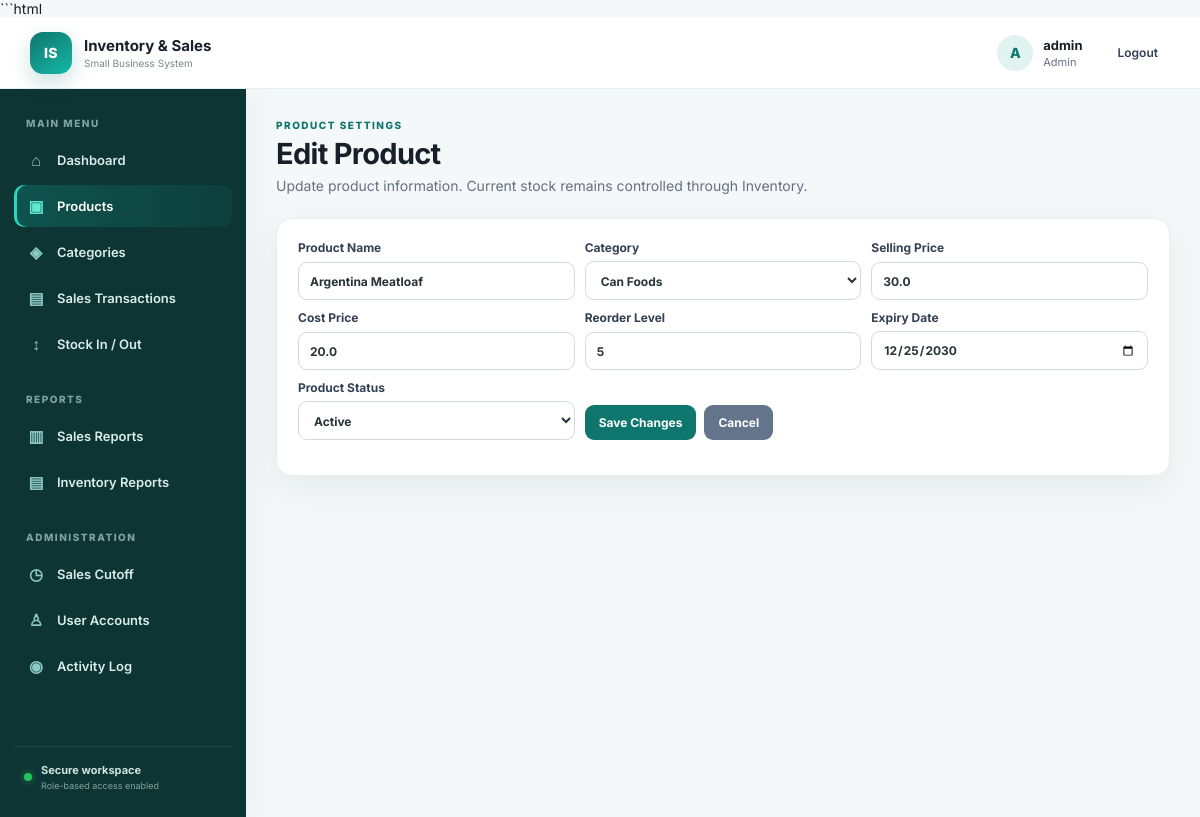
Screenshot of /products/edit/13 (signed in) with the database file from the repository.
### tables this page shows
CREATE TABLE products (id INTEGER PRIMARY KEY AUTOINCREMENT, name TEXT NOT NULL, category_id INTEGER, price REAL NOT NULL DEFAULT 0, cost REAL NOT NULL DEFAULT 0, stock INTEGER NOT NULL DEFAULT 0, reorder_level INTEGER NOT NULL DEFAULT 5, expiry_date text, active integer not null default 1, FOREIGN KEY(category_id) REFERENCES categories(id) ON DELETE SET NULL);

CREATE TABLE categories (id INTEGER PRIMARY KEY AUTOINCREMENT, name TEXT UNIQUE NOT NULL);

### app.py (the view, shortened to what this page needs)
@app.route("/products/edit/<int:product_id>", methods=["GET", "POST"])
@login_required
@admin_required
def edit_product(product_id):
    conn = db()
    product = conn.execute("SELECT * FROM products WHERE id=?", (product_id,)).fetchone()
    if not product:
        conn.close()
        flash("Product not found.", "error")
        return redirect(url_for("products"))
    categories = conn.execute("SELECT * FROM categories ORDER BY name").fetchall()
    conn.close()
    return render_template("product_edit.html", product=product, categories=categories)

### app.py (called while the page is built)
def db():
    conn = sqlite3.connect(DB)
    conn.row_factory = sqlite3.Row
    conn.execute("PRAGMA foreign_keys = ON")
    return conn

def login_required(f):
    @wraps(f)
    def wrapped(*args, **kwargs):
        if "user_id" not in session:
            return redirect(url_for("login"))
        return f(*args, **kwargs)
    return wrapped

def admin_required(f):
    @wraps(f)
    def wrapped(*args, **kwargs):
        if session.get("role") != "Admin":
            flash("Admin access required.", "error")
            return redirect(url_for("dashboard"))
        return f(*args, **kwargs)
    return wrapped

### templates/product_edit.html (shortened to what this page needs)
{% extends "base.html" %}
{% block content %}
<div class="page-head">
    <div>
        <span class="eyebrow">PRODUCT SETTINGS</span>
        <h1>Edit Product</h1>
        <p class="muted">
            Update product information. Current stock remains controlled through Inventory.
        </p>
    </div>
</div>
<div class="panel">
    <form method="post" class="formgrid edit-form">
        <label>
            Product Name
            <input
                name="name"
                value="{{ product.name }}"
                required
            >
        </label>
        <label>
            Category
            <select name="category_id">
                {% for c in categories %}
                    <option
                        value="{{ c.id }}"
                        {% if product.category_id == c.id %}
                            selected
                        {% endif %}
                    >
                        {{ c.name }}
                    </option>
                {% endfor %}
            </select>
        </label>
        <label>
            Selling Price
            <input
                type="number"
                step="0.01"
                min="0"
                name="price"
                value="{{ product.price }}"
                required
            >
        </label>
        <label>
            Cost Price
            <input
                type="number"
                step="0.01"
                min="0"
                name="cost"
                value="{{ product.cost }}"
                required
            >
        </label>
        <label>
            Reorder Level
            <input
                type="number"
                min="0"
                name="reorder_level"
                value="{{ product.reorder_level }}"
                required
            >
        </label>
        <label>
            Expiry Date
            <input
                type="date"
                name="expiry_date"
                value="{{ product.expiry_date or '' }}"
            >
        </label>
        <label>
            Product Status
            <select name="active">
                <option
                    value="1"
                    {% if product.active %}
                        selected
                    {% endif %}
                >
                    Active
                </option>
            </select>
        </label>
        <div class="form-actions">
            <button type="submit">
                Save Changes
            </button>
            <a
                class="btnlink secondary"
                href="{{ url_for('products') }}"
            >
                Cancel
            </a>
        </div>
    </form>
</div>
{% endblock %}

### static/css/style.css (style rules this page uses)
:root { --teal:#0f766e; --teal2:#0d9488; --deep:#0b3b38; --ink:#17202a; --muted:#667085; --line:#e7eeee; --bg:#f5f8f8; --white:#fff; --danger:#b42318; --shadow:0 12px 35px rgba(16,55,52,.07); }
* { box-sizing:border-box; }
html { scroll-behavior:smooth; }
body { margin:0; font-family:Inter,Segoe UI,Arial,sans-serif; background:var(--bg); color:var(--ink); font-size:14px; }
.eyebrow { display:inline-block; color:var(--teal); font-size:10px; font-weight:800; letter-spacing:1.5px; }
.page-head { display:flex; justify-content:space-between; align-items:end; margin-bottom:24px; }
.page-head h1 { font-size:29px; margin:5px 0 6px; letter-spacing:-.7px; }
.page-head p { margin:0; color:var(--muted); }
.panel { background:white; border:1px solid var(--line); border-radius:16px; padding:21px; box-shadow:var(--shadow); margin-bottom:18px; }
.btnlink,button { font:inherit; cursor:pointer; }
.btnlink,button { background:var(--teal); color:white; border:0; text-decoration:none; padding:10px 14px; border-radius:9px; font-weight:700; font-size:12px; }
.secondary { background:#64748b!important; }
.formgrid { display:grid; grid-template-columns:repeat(5,1fr); gap:10px; }
input,select { font:inherit; padding:10px 11px; border:1px solid #d2dada; border-radius:9px; background:#fff; color:#27343a; outline:none; }
.muted { color:var(--muted); }
.edit-form { grid-template-columns:repeat(3,1fr); }
.edit-form label { display:grid; gap:6px; font-size:12px; font-weight:700; color:#344054; }
.form-actions { display:flex; gap:8px; align-items:end; }

### rows the page displays
products: name "Argentina Meatloaf", category_id "Can Foods", price "30.0", cost "20.0", reorder_level "5", expiry_date "12/25/2030", active "Active"

### other values shown
{{ session.username[:1]|upper }} "A"
{{ session.username }} "admin"
{{ session.role }} "Admin"
